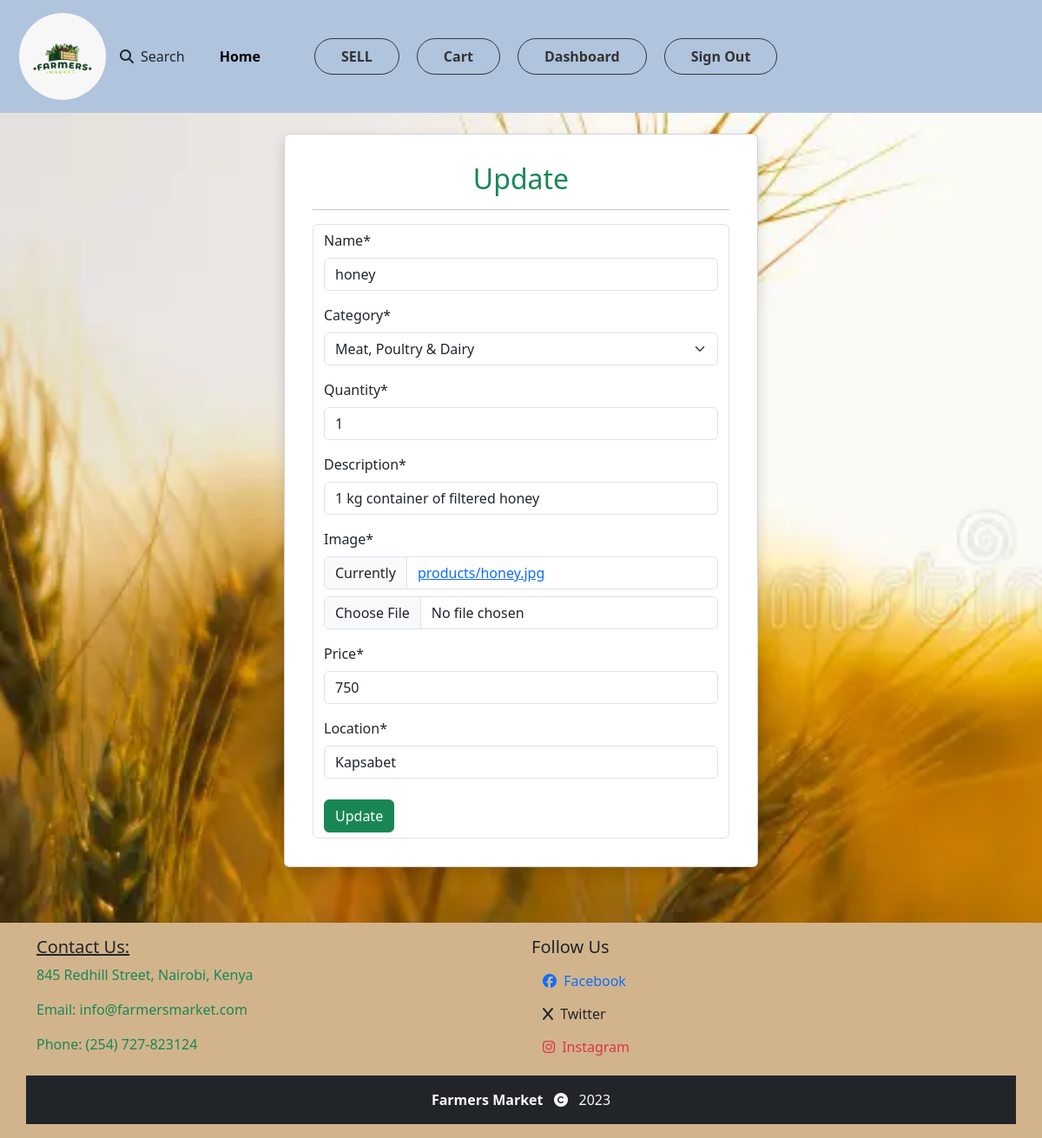
The app's page /update_product/28 (signed in) with its own data.
### product/models.py (models this page shows, shortened)
class Product(models.Model):
    CATEGORIES = (
        ("Vegetables", "Vegetables"),
        ("Fruits", "Fruits"),
        ("Meat, Poultry & Dairy", "Meat, Poultry & Dairy"),
        ("Farm Feeds", "Farm Feeds")
    )
    owner = models.ForeignKey(User, on_delete=models.CASCADE)
    name = models.CharField(max_length=30)
    category = models.CharField(max_length=25, default="Vegetables", choices=CATEGORIES)
    quantity = models.IntegerField(default=5)
    description = models.CharField(max_length=200)
    image = models.ImageField(upload_to="products")
    price = models.IntegerField()
    location = models.CharField(max_length=50)
    unit_price = models.DecimalField(max_digits=10, decimal_places=2, blank=True, null=True)

### product/views.py (the view)
# urls.py: path('update_product/<int:id>', views.update_product, name='update_product'),
@login_required
def update_product(request, id):
    product = get_object_or_404(Product, id=id, owner=request.user)
    if request.method == "POST":
        form = UpdateProductForm(request.POST, request.FILES, instance=product)
        if form.is_valid():
            form.save()
            messages.success(request, "product updated successfully!", extra_tags="success")
            return redirect("product:product_details", id=product.id)
    else:
        form = UpdateProductForm(instance=product)
    context = {
        "form": form
    }
    return render(request, "product/update_product.html", context)

### product/forms.py
class UpdateProductForm(forms.ModelForm):
    class Meta:
        model = Product
        fields = ['name', 'category','quantity', 'description','image', 'price', 'location']

### product/templates/product/update_product.html (shortened to what this page needs)
{% extends 'Account/base.html' %}
{% load crispy_forms_tags %}
{% block content %}
<div class="container mt-4">
    <div class="row justify-content-center">
        <div class="col-md-6">
            <div class="card shadow p-3 mb-5 bg-white rounded">
                <div class="card-body">
                    <h2 class="card-title text-center text-success">Update</h2>
                    <hr>
                    <form action="" method="POST" class="form-control">
                        {{ form|crispy }}
                        <button class="btn btn-success mt-2 btn-block" type="submit">Update</button>
                    </form>
                </div>
            </div>
        </div>
    </div>
</div>
{% endblock content %}

### Account/templates/Account/base.html (style rules this page uses)
body { background-color: #f2f2f2; background-image: url('static/Account/assets/bg4.webp'); background-repeat: no-repeat; background-size: cover; }

### records on screen
Product: name "honey", category "Meat, Poultry & Dairy", quantity "1", description "1 kg container of filtered honey", price "750", location "Kapsabet"
